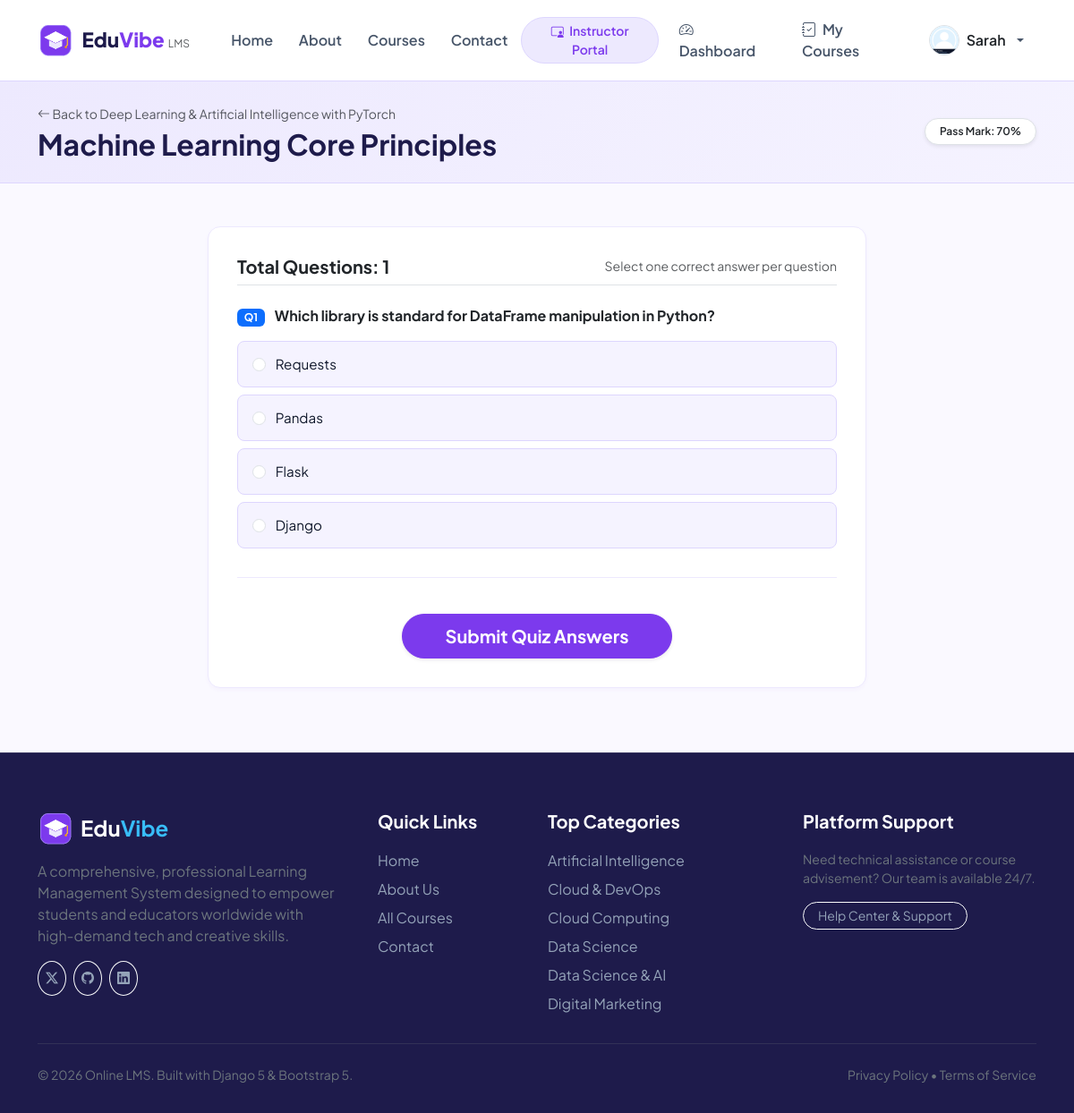
Page /quiz/3/ (signed in) on the committed database.
### online_app/models.py (models this page shows, shortened)
class UserProfile(models.Model):
    ROLE_CHOICES = [
        ('student', 'Student'),
        ('instructor', 'Instructor'),
        ('admin', 'Admin'),
    ]
    user = models.OneToOneField(User, on_delete=models.CASCADE, related_name='profile')
    role = models.CharField(max_length=20, choices=ROLE_CHOICES, default='student')
    phone = models.CharField(max_length=25, blank=True)
    headline = models.CharField(max_length=150, blank=True, help_text="e.g. Senior Software Engineer | Student")
    bio = models.TextField(blank=True)
    avatar = models.ImageField(upload_to='avatars/', blank=True, null=True)
    avatar_static = models.CharField(max_length=255, blank=True, default='online_app/images/instructors/instructor1.jpg')
    created_at = models.DateTimeField(auto_now_add=True)
    def is_instructor(self):
        return self.role in ['instructor', 'admin'] or self.user.is_staff
    def get_avatar_url(self):
        if self.avatar:
            return self.avatar.url
        if self.avatar_static:
            return static(self.avatar_static)
        return static('online_app/images/instructors/instructor1.jpg')

class Quiz(models.Model):
    course = models.ForeignKey(Course, on_delete=models.CASCADE, related_name='quizzes')
    title = models.CharField(max_length=200)
    description = models.TextField(blank=True)
    pass_mark = models.PositiveIntegerField(default=60, help_text="Pass percentage (e.g. 60)")
    created_at = models.DateTimeField(auto_now_add=True)

class Course(models.Model):
    LEVEL_CHOICES = [
        ('all', 'All Levels'),
        ('beginner', 'Beginner'),
        ('intermediate', 'Intermediate'),
        ('advanced', 'Advanced'),
    ]
    title = models.CharField(max_length=200)
    slug = models.SlugField(unique=True, blank=True)
    category = models.ForeignKey(Category, on_delete=models.SET_NULL, null=True, related_name='courses')
    instructor = models.ForeignKey(User, on_delete=models.CASCADE, related_name='courses_created')
    short_description = models.CharField(max_length=300)
    description = models.TextField()
    price = models.DecimalField(max_digits=8, decimal_places=2, default=0.00)
    level = models.CharField(max_length=20, choices=LEVEL_CHOICES, default='all')
    thumbnail = models.ImageField(upload_to='courses/', blank=True, null=True)
    thumbnail_static = models.CharField(max_length=255, blank=True, default='online_app/images/courses/course1.png')
    duration_hours = models.DecimalField(max_digits=5, decimal_places=1, default=10.0)
    is_published = models.BooleanField(default=True)
    created_at = models.DateTimeField(auto_now_add=True)
    updated_at = models.DateTimeField(auto_now=True)
    class Meta:
        ordering = ['-created_at']

class Question(models.Model):
    quiz = models.ForeignKey(Quiz, on_delete=models.CASCADE, related_name='questions')
    question_text = models.TextField()
    option1 = models.CharField(max_length=255)
    option2 = models.CharField(max_length=255)
    option3 = models.CharField(max_length=255)
    option4 = models.CharField(max_length=255)
    correct_option = models.PositiveSmallIntegerField(
        choices=[(1, 'Option 1'), (2, 'Option 2'), (3, 'Option 3'), (4, 'Option 4')],
        default=1
    )
    explanation = models.TextField(blank=True)

class Category(models.Model):
    name = models.CharField(max_length=100)
    slug = models.SlugField(unique=True, blank=True)
    icon = models.CharField(max_length=60, default='bi-code-slash', help_text="Bootstrap icon class name")
    description = models.TextField(blank=True)
    image = models.ImageField(upload_to='categories/', blank=True, null=True)
    image_static = models.CharField(max_length=255, blank=True, default='')
    class Meta:
        verbose_name_plural = 'Categories'
        ordering = ['name']

### online_app/views.py (the view, shortened to what this page needs)
# urls.py: path('quiz/<int:quiz_id>/', views.quiz_view, name='quiz'),
@login_required
def quiz_view(request, quiz_id):
    quiz = get_object_or_404(Quiz.objects.select_related('course'), id=quiz_id)
    questions = quiz.questions.all()
    user_result = QuizResult.objects.filter(user=request.user, quiz=quiz).first()
    submitted = False
    score = 0
    total = questions.count()
    percentage = 0
    passed = False
    context = {
        'quiz': quiz,
        'questions': questions,
        'user_result': user_result,
        'submitted': submitted,
        'score': score,
        'total': total,
        'percentage': percentage,
        'passed': passed,
    }
    return render(request, 'online_app/quiz.html', context)

### online_app/templates/online_app/quiz.html (shortened to what this page needs)
{% extends 'online_app/base.html' %}
{% load static %}
{% block extra_css %}
<link rel="stylesheet" href="{% static 'online_app/css/quiz.css' %}">
{% endblock %}
{% block content %}
<div class="py-4" style="background: linear-gradient(135deg, var(--lavender) 0%, var(--lavender-light) 100%); border-bottom: 1px solid var(--lavender-dark);">
  <div class="container">
    <div class="d-flex justify-content-between align-items-center">
      <div>
        <a href="{% url 'course_detail' slug=quiz.course.slug %}" class="small text-muted text-decoration-none mb-1 d-inline-block">
          <i class="bi bi-arrow-left"></i> Back to {{ quiz.course.title }}
        </a>
        <h1 class="fw-bold h2 mb-0" style="color: var(--navy-dark);">{{ quiz.title }}</h1>
      </div>
      <div class="badge bg-white text-dark border p-2 px-3 rounded-pill fw-semibold shadow-sm">
        Pass Mark: {{ quiz.pass_mark }}%
      </div>
    </div>
  </div>
</div>
<div class="container py-5">
  <div class="row justify-content-center">
    <div class="col-lg-8">
      <div class="quiz-card">
        <form method="POST" id="quizForm">
          <div class="d-flex justify-content-between align-items-center mb-4 pb-2 border-bottom">
            <h5 class="fw-bold text-dark mb-0">Total Questions: {{ questions.count }}</h5>
            <small class="text-muted">Select one correct answer per question</small>
          </div>
          {% for q in questions %}
            <div class="question-block">
              <h6 class="fw-bold text-dark mb-3">
                <span class="badge bg-primary me-2">Q{{ forloop.counter }}</span>
                {{ q.question_text }}
              </h6>
              <div class="options-container">
                <label class="quiz-option-label" for="q_{{ q.id }}_1">
                  <input class="form-check-input me-2" type="radio" name="question_{{ q.id }}" id="q_{{ q.id }}_1" value="1" required>
                  {{ q.option1 }}
                </label>
                <label class="quiz-option-label" for="q_{{ q.id }}_2">
                  <input class="form-check-input me-2" type="radio" name="question_{{ q.id }}" id="q_{{ q.id }}_2" value="2">
                  {{ q.option2 }}
                </label>
                <label class="quiz-option-label" for="q_{{ q.id }}_3">
                  <input class="form-check-input me-2" type="radio" name="question_{{ q.id }}" id="q_{{ q.id }}_3" value="3">
                  {{ q.option3 }}
                </label>
                <label class="quiz-option-label" for="q_{{ q.id }}_4">
                  <input class="form-check-input me-2" type="radio" name="question_{{ q.id }}" id="q_{{ q.id }}_4" value="4">
                  {{ q.option4 }}
                </label>
              </div>
            </div>
          {% empty %}
            <div class="p-4 text-center text-muted">
              No questions have been configured for this quiz yet.
            </div>
          {% endfor %}
          {% if questions %}
            <div class="text-center pt-3">
              <button type="submit" class="btn btn-primary btn-lg rounded-pill px-5 fw-bold shadow-sm">
                Submit Quiz Answers
              </button>
            </div>
          {% endif %}
        </form>
      </div>
    </div>
  </div>
</div>
{% endblock %}

### online_app/templates/online_app/base.html (shortened to what this page needs)
{% load static %}
<!DOCTYPE html>
<html lang="en">
<head>
  <link href="https://cdn.jsdelivr.net/npm/bootstrap@5.3.3/dist/css/bootstrap.min.css" rel="stylesheet">
  <link rel="stylesheet" href="https://cdn.jsdelivr.net/npm/bootstrap-icons@1.11.3/font/bootstrap-icons.min.css">
  <link rel="stylesheet" href="{% static 'online_app/css/style.css' %}">
  {% block extra_css %}{% endblock %}
</head>
<body>
  <nav class="navbar navbar-expand-lg navbar-lms">
    <div class="container">
      <a class="navbar-brand" href="{% url 'home' %}">
        <img src="{% static 'online_app/images/logo/logo.png' %}" alt="LMS Logo" class="brand-logo-img">
        <span>Edu<span style="color: var(--purple-primary);">Vibe</span> <small class="fw-normal text-muted" style="font-size: 0.75rem;">LMS</small></span>
      </a>
      <div class="collapse navbar-collapse" id="navbarLmsNav">
        <ul class="navbar-nav me-auto mb-2 mb-lg-0 ms-lg-3">
          <li class="nav-item">
            <a class="nav-link {% if request.resolver_match.url_name == 'home' %}active{% endif %}" href="{% url 'home' %}">Home</a>
          </li>
          <li class="nav-item">
            <a class="nav-link {% if request.resolver_match.url_name == 'about' %}active{% endif %}" href="{% url 'about' %}">About</a>
          </li>
          <li class="nav-item">
            <a class="nav-link {% if request.resolver_match.url_name == 'courses' or request.resolver_match.url_name == 'course_detail' %}active{% endif %}" href="{% url 'courses' %}">Courses</a>
          </li>
          <li class="nav-item">
            <a class="nav-link {% if request.resolver_match.url_name == 'contact' %}active{% endif %}" href="{% url 'contact' %}">Contact</a>
          </li>
        </ul>
        <ul class="navbar-nav ms-auto align-items-lg-center gap-2">
          {% if user.is_authenticated %}
            {% if user.profile.is_instructor %}
              <li class="nav-item">
                <a class="btn btn-lavender btn-sm rounded-pill px-3" href="{% url 'instructor_dashboard' %}">
                  <i class="bi bi-person-video3 me-1"></i> Instructor Portal
                </a>
              </li>
            {% endif %}
            <li class="nav-item">
              <a class="nav-link" href="{% url 'student_dashboard' %}">
                <i class="bi bi-speedometer2 me-1"></i> Dashboard
              </a>
            </li>
            <li class="nav-item">
              <a class="nav-link" href="{% url 'my_courses' %}">
                <i class="bi bi-journal-check me-1"></i> My Courses
              </a>
            </li>
            <li class="nav-item dropdown">
              <a class="nav-link dropdown-toggle d-flex align-items-center gap-2" href="#" id="userMenuDropdown" role="button" data-bs-toggle="dropdown" aria-expanded="false">
                <img src="{{ user.profile.get_avatar_url }}" alt="{{ user.username }}" class="rounded-circle border" width="34" height="34" style="object-fit: cover;">
                <span class="d-none d-lg-inline fw-semibold text-dark">{{ user.first_name|default:user.username }}</span>
              </a>
            </li>
          {% endif %}
        </ul>
      </div>
    </div>
  </nav>
  <main>
    {% block content %}{% endblock %}
  </main>
  <footer class="footer-lms">
    <div class="container">
      <div class="row g-4">
        <div class="col-lg-4 col-md-6">
          <div class="d-flex align-items-center gap-2 mb-3">
            <img src="{% static 'online_app/images/logo/logo.png' %}" alt="Logo" class="brand-logo-img">
            <span class="h4 text-white fw-bold mb-0">Edu<span style="color: var(--blue-primary);">Vibe</span></span>
          </div>
          <p class="text-secondary pe-lg-4">
            A comprehensive, professional Learning Management System designed to empower students and educators worldwide with high-demand tech and creative skills.
          </p>
          <div class="d-flex gap-2 mt-3">
            <a href="#" class="btn btn-outline-light btn-sm rounded-circle p-2"><i class="bi bi-twitter-x"></i></a>
            <a href="#" class="btn btn-outline-light btn-sm rounded-circle p-2"><i class="bi bi-github"></i></a>
            <a href="#" class="btn btn-outline-light btn-sm rounded-circle p-2"><i class="bi bi-linkedin"></i></a>
          </div>
        </div>
        <div class="col-lg-2 col-md-6 col-6">
          <h5>Quick Links</h5>
          <ul class="list-unstyled mb-0">
            <li class="mb-2"><a href="{% url 'home' %}">Home</a></li>
            <li class="mb-2"><a href="{% url 'about' %}">About Us</a></li>
            <li class="mb-2"><a href="{% url 'courses' %}">All Courses</a></li>
            <li class="mb-2"><a href="{% url 'contact' %}">Contact</a></li>
          </ul>
        </div>
        <div class="col-lg-3 col-md-6 col-6">
          <h5>Top Categories</h5>
          <ul class="list-unstyled mb-0">
            {% for cat in nav_categories %}
              <li class="mb-2"><a href="{% url 'courses' %}?category={{ cat.slug }}">{{ cat.name }}</a></li>
            {% empty %}
              <li class="mb-2"><a href="{% url 'courses' %}">Web Development</a></li>
              <li class="mb-2"><a href="{% url 'courses' %}">Data Science & AI</a></li>
            {% endfor %}
          </ul>
        </div>
        <div class="col-lg-3 col-md-6">
          <h5>Platform Support</h5>
          <p class="text-secondary small">Need technical assistance or course advisement? Our team is available 24/7.</p>
          <a href="{% url 'contact' %}" class="btn btn-outline-light btn-sm rounded-pill px-3">Help Center &amp; Support</a>
        </div>
      </div>
      <div class="pt-4 mt-4 border-top border-secondary border-opacity-25 d-flex flex-column flex-md-row justify-content-between align-items-center gap-2 text-secondary small">
        <p class="mb-0">&copy; 2026 Online LMS. Built with Django 5 &amp; Bootstrap 5.</p>
        <div>
          <span>Privacy Policy</span> • <span>Terms of Service</span>
        </div>
      </div>
    </div>
  </footer>
</body>
</html>

### rows in the picture
Quiz: course "Deep Learning & Artificial Intelligence with PyTorch", title "Machine Learning Core Principles", pass_mark "70"
Question: question_text "Which library is standard for DataFrame manipulation in Python?", option1 "Requests", option2 "Pandas", option3 "Flask", option4 "Django"
Category: name "Artificial Intelligence"
Category: name "Cloud & DevOps"
Category: name "Cloud Computing"
Category: name "Data Science"
Category: name "Data Science & AI"
Category: name "Digital Marketing"

### other values in the picture
{{ user.first_name|default:user.username }} "Sarah"
{{ questions.count }} "1"
